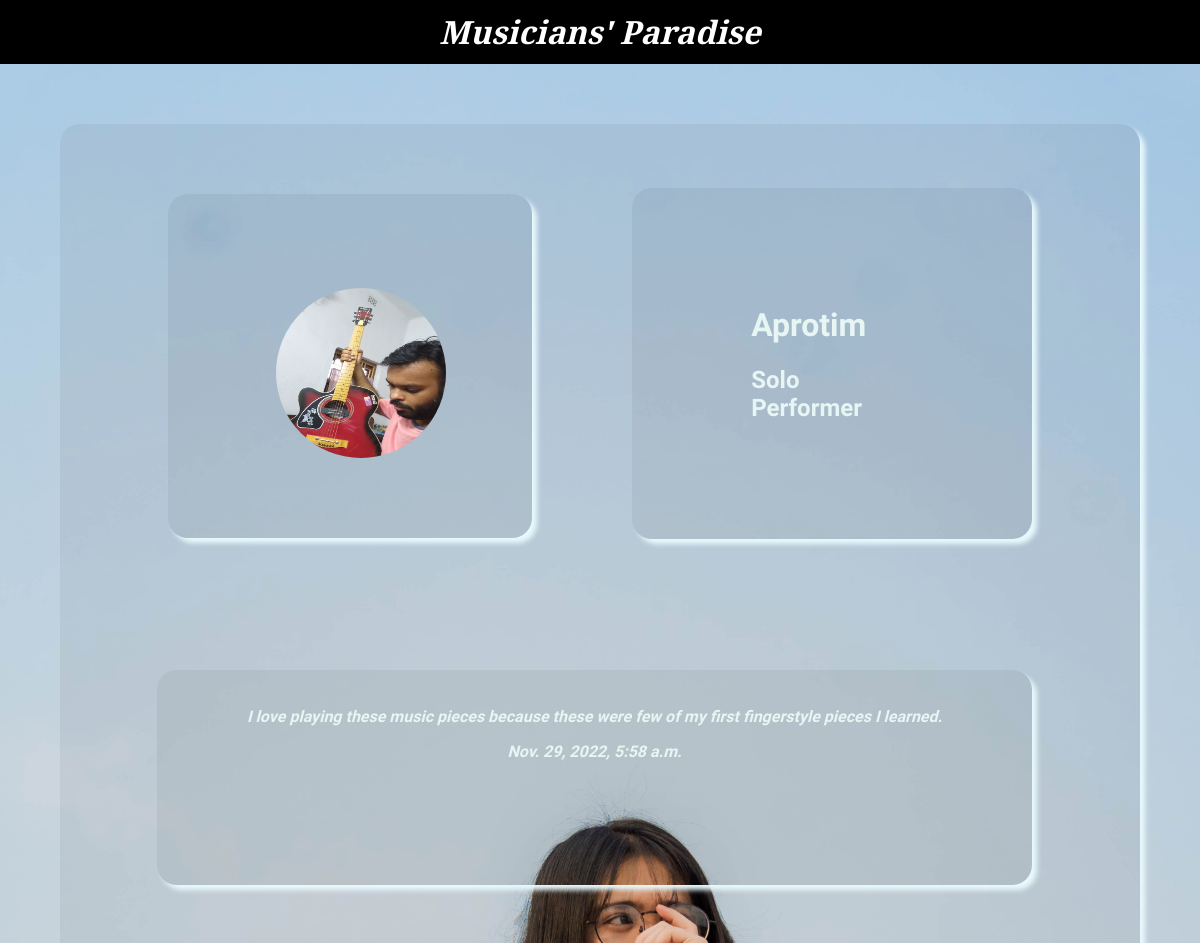
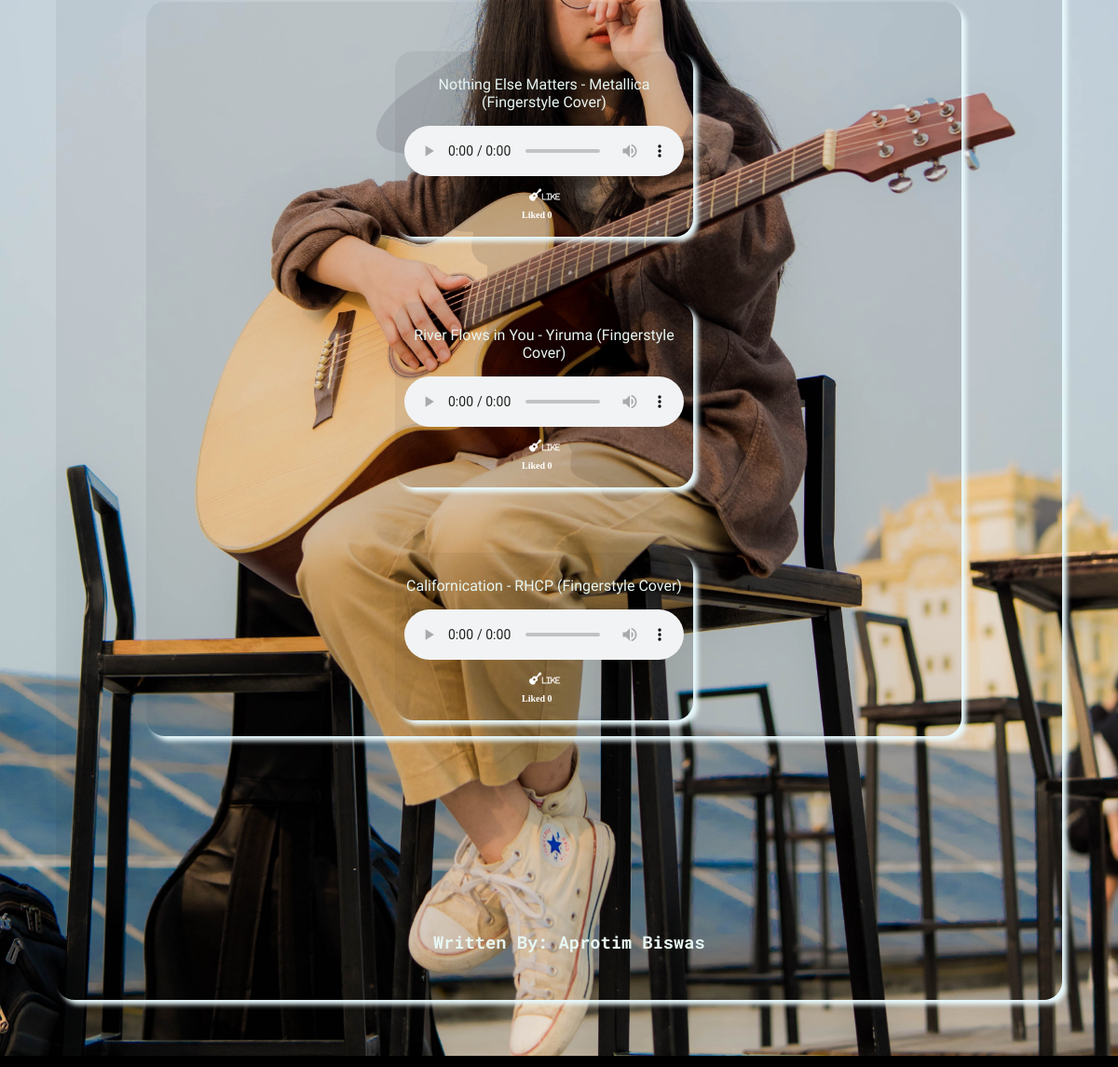
/guitar_blog/1/, run on the app's committed database (2 pictures, top to bottom).
### guitar_blog/models.py (models this page shows, shortened)
class Musician(models.Model):
    name_of_blog_maker = models.CharField(max_length=200, null=True, blank=True)
    name_of_musician = models.CharField(max_length=200)
    name_of_band = models.CharField(max_length=200)
    published_date = models.DateTimeField("Published At", blank=True, null=True)
    appreciation = models.TextField(null=True, blank=True)
    cover = models.ImageField(upload_to="media/", default=None)
    music_1 = models.FileField(upload_to="media/", default=None)
    music_1_name = models.CharField(max_length=200, null=True, blank=True)
    music_1_votes = models.IntegerField(default=0)
    music_1_users = models.JSONField(default=dict)
    music_2 = models.FileField(upload_to="media/", default=None)
    music_2_name = models.CharField(max_length=200, null=True, blank=True)
    music_2_votes = models.IntegerField(default=0)
    music_2_users = models.JSONField(default=dict)
    music_3 = models.FileField(upload_to="media/", default=None)
    music_3_name = models.CharField(max_length=200, null=True, blank=True)
    music_3_votes = models.IntegerField(default=0)
    music_3_users = models.JSONField(default=dict)

### guitar_blog/views.py (the view)
# urls.py: path('guitar_blog/<int:pk>/', MusicianDetailView.as_view(), name="blog_detail"),
class MusicianDetailView(DetailView):
    model = Musician
    template_name = "guitar_blog/blog_detail.html"

### guitar_blog/templates/guitar_blog/blog_detail.html (shortened to what this page needs)
{% extends 'guitar_blog/base.html' %} {% block content %} {% load static %}
<div class="outer-div">
  <div class="main-div">
    <img src="{% static "front-end-images/Front-Page-Image.svg" %}"
    alt="music-img" class="back-img">
    <div class="detail-content-1">
      <img
        class="photo"
        src="{{ musician.cover.url }}"
        alt="{{ musician.name_of_musician }}"
      />
    </div>
    <div class="detail-content-2">
      <h1 class="detail_name">{{ musician.name_of_musician }}</h1>
      <h2>{{ musician.name_of_band }}</h2>
    </div>
    <div class="detail-content-3">
      <p><em>{{ musician.appreciation }}</em></p>
      <p><em>{{ musician.published_date }}</em></p>
    </div>
    <div class="songs">
      <div class="song1">
        <p class="song1-name">{{ musician.music_1_name }}</p>
        <audio controls>
          <source src="{{ musician.music_1.url }}" type="audio/weba" />
          <source src="{{ musician.music_1.url }}" type="audio/mpeg" />
        </audio>
        <form method="post" class="voting-setup" id="top-song-form">
          {% if user.get_username in musician.music_1_users %}
          <button name="Unlike1" type="button" class="like-button top-song-button">
            <i class="fa-solid fa-guitar icon"
              ><span class="like-text top-button-inside-text">Unlike</span></i
            >
          </button>
          {% else %}
          <button name="Like1" type="button" class="like-button top-song-button">
            <i class="fa-solid fa-guitar icon"
              ><span class="like-text top-button-inside-text">Like</span></i
            >
          </button>
          {% endif %}
          <span class="after-like" id="top-song-vote-count">Liked {{ musician.music_1_votes }}</span>
        </form>
      </div>
      <div class="song2">
        <p class="song2-name">{{ musician.music_2_name }}</p>
        <audio controls>
          <source src="{{ musician.music_2.url }}" type="audio/weba" />
          <source src="{{ musician.music_2.url }}" type="audio/mpeg" />
        </audio>
        <form method="post" class="voting-setup" id="middle-song-form">
          {% if user.get_username in musician.music_2_users %}
          <button name="Unlike2" type="submit" class="like-button middle-song-button">
            <i class="fa-solid fa-guitar icon"
              ><span class="like-text middle-button-inside-text">Unlike</span></i
            >
          </button>
          {% else %}
          <button name="Like2" type="button" class="like-button middle-song-button">
            <i class="fa-solid fa-guitar icon"
              ><span class="like-text middle-button-inside-text">Like</span></i
            >
          </button>
          {% endif %}
          <span class="after-like" id="middle-song-vote-count">Liked {{ musician.music_2_votes }}</span>
        </form>
      </div>
      <div class="song3">
        <p class="song3-name">{{ musician.music_3_name }}</p>
        <audio controls>
          <source src="{{ musician.music_3.url }}" type="audio/weba" />
          <source src="{{ musician.music_3.url }}" type="audio/mpeg" />
        </audio>
        <form method="post" class="voting-setup" id="bottom-song-form">
          {% if user.get_username in musician.music_3_users %}
          <button name="Unlike3" type="button" class="like-button bottom-song-button">
            <i class="fa-solid fa-guitar icon"
              ><span class="like-text bottom-button-inside-text">Unlike</span></i
            >
          </button>
          {% else %}
          <button name="Like3" type="submit" class="like-button bottom-song-button">
            <i class="fa-solid fa-guitar icon"
              ><span class="like-text bottom-button-inside-text">Like</span></i
            >
          </button>
          {% endif %}
          <span class="after-like" id="bottom-song-vote-count">Liked {{ musician.music_3_votes }}</span>
        </form>
      </div>
    </div>
    <h3 class="writer">Written By: {{ musician.name_of_blog_maker }}</h3>
  </div>
</div>
{% endblock content %}

### guitar_blog/templates/guitar_blog/base.html (shortened to what this page needs)
{% load static %}
<!DOCTYPE html>
<html lang="en">
  <head>
    <link rel="stylesheet" href="{% static 'css/guitar_blog.css' %}" />
  </head>
  <body>
    <div class="top-portion">
      <h1 class="top-text">Musicians' Paradise</h1>
    </div>
    {% block content %}{% endblock content %}
    <div class="footer">
    </div>
  </body>
</html>

### guitar_blog/static/css/guitar_blog.css (style rules this page uses)
body { margin: 0; padding: 0; overflow-x: hidden; }
.top-portion { background-color: black; }
.top-text { margin: 0; text-align: center; line-height: 2; color: white; font-family: 'Arvo', serif; font-style: italic; }
.footer { background-color: black; text-align: center; overflow-y: hidden; color: white; line-height: 0.5; font-family: 'Arvo', serif; font-size: 120%; position: relative; width: 100%; bottom: 0%; padding-bottom: 1%; }
.outer-div { margin: 0%; background-image: url("/static/front-end-images/blog-detail-image.jpg"); background-repeat: no-repeat; background-size: cover; background-position: center; overflow-y: hidden; overflow-x: hidden; }
.main-div { margin: 5% 5%; border-radius: 20px; box-shadow: 5px 5px 5px #E8F9FD; background-color: rgba(0,0,0,0.05); background-repeat: no-repeat; background-size: cover; background-position-x: center; color: #E7F6F2; }
.back-img { position: absolute; z-index: 0; opacity: 0.1; left: 28%; top: 40%; width: 60%; }
.photo { width: 170px; border-radius: 50%; height: 170px; margin-right: 1%; margin-top: 30%; }
.detail-content-1 { position: relative; left: 10%; padding: 4% 8% 7% 10%; max-width: fit-content; top: 70px; background-color: rgba(0,0,0,0.05); border-radius: 20px; box-shadow: 5px 5px 5px #E8F9FD; }
.detail-content-2 { position: relative; left: 53%; bottom: 280px; font-family: 'Glass Antiqua', cursive; width: 15%; padding: 9% 11%; background-color: rgba(0,0,0,0.05); border-radius: 20px; box-shadow: 5px 5px 5px #E8F9FD; }
.detail-content-3 { position: relative; width: 75%; left: 9%; margin-top: 1%; bottom: 10rem; font-family: 'Battambang', cursive; font-weight: 700; text-align: center; background-color: rgba(0,0,0,0.05); padding: 2% 3% 10% 3%; border-radius: 20px; box-shadow: 5px 5px 5px #E8F9FD; word-wrap: break-word; }
.songs { background-color: rgba(0,0,0,0.05); margin: 0 10% 10% 9%; border-radius: 20px; position: relative; bottom: 100px; box-shadow: 5px 5px 5px #E8F9FD; }
.song1, .song2, .song3 { width: 300px; margin-left: 27%; display: inline-block; margin-top: 6%; margin-bottom: 2%; position: relative; bottom: 5%; left: 3.5%; box-shadow: 5px 5px 5px #E8F9FD; border-radius: 20px; background-color: rgba(0,0,0,0.05); padding: 10px; }
.song1-name, .song2-name, .song3-name { text-align: center; font-family: 'Langar', cursive; color: #E7F6F2; word-wrap: break-word; }
.voting-setup { width: min-content; padding: 2%; margin-left: 40%; }
.like-button { visibility: hidden; text-align: center; cursor: pointer; }
.like-text { font-size: smaller; font-variant-caps: all-small-caps; }
.after-like { text-align: center; font-size: x-small; font-weight: 700; color: white; }
.icon { visibility: visible; color: white; }
.writer { text-align: center; padding-bottom: 50px; position: relative; bottom: 15%; left: 1%; color: #E7F6F2; font-family: 'Roboto Mono', monospace; }

### data on the page
Musician: cover (picture), name_of_musician "Aprotim", name_of_band "Solo Performer", appreciation "I love playing these music pieces because these were few of my first fingerstyle pieces I learned.", published_date "Nov. 29, 2022, 5:58 a.m.", music_1_name "Nothing Else Matters - Metallica (Fingerstyle Cover)", music_1_votes "0", music_2_name "River Flows in You - Yiruma (Fingerstyle Cover)", music_2_votes "0", music_3_name "Californication - RHCP (Fingerstyle Cover)", music_3_votes "0", name_of_blog_maker "Aprotim Biswas"
